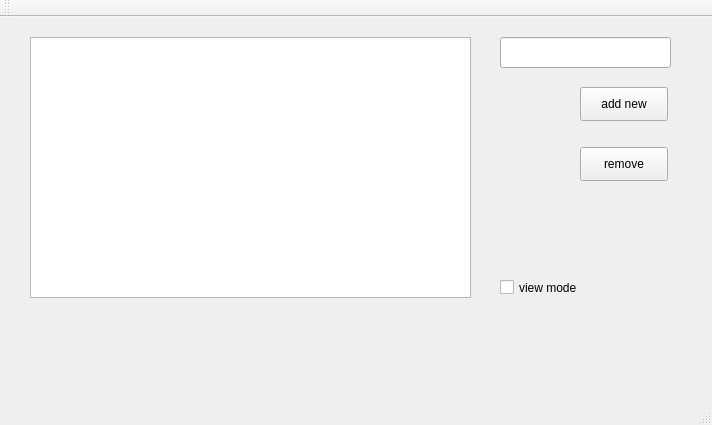
<?xml version="1.0" encoding="UTF-8"?>
<ui version="4.0">
 <class>MainWindow</class>
 <widget class="QMainWindow" name="MainWindow">
  <property name="geometry">
   <rect>
    <x>0</x>
    <y>0</y>
    <width>712</width>
    <height>425</height>
   </rect>
  </property>
  <property name="windowTitle">
   <string>MainWindow</string>
  </property>
  <widget class="QWidget" name="centralWidget">
   <widget class="QListWidget" name="listWidget">
    <property name="geometry">
     <rect>
      <x>30</x>
      <y>20</y>
      <width>441</width>
      <height>261</height>
     </rect>
    </property>
   </widget>
   <widget class="QLineEdit" name="lineEdit_add_new">
    <property name="geometry">
     <rect>
      <x>500</x>
      <y>20</y>
      <width>171</width>
      <height>31</height>
     </rect>
    </property>
   </widget>
   <widget class="QPushButton" name="pushButton_add_new">
    <property name="geometry">
     <rect>
      <x>580</x>
      <y>70</y>
      <width>88</width>
      <height>34</height>
     </rect>
    </property>
    <property name="text">
     <string>add new</string>
    </property>
   </widget>
   <widget class="QPushButton" name="pushButton_remove">
    <property name="geometry">
     <rect>
      <x>580</x>
      <y>130</y>
      <width>88</width>
      <height>34</height>
     </rect>
    </property>
    <property name="text">
     <string>remove</string>
    </property>
   </widget>
   <widget class="QCheckBox" name="checkBox_view_mode">
    <property name="geometry">
     <rect>
      <x>500</x>
      <y>260</y>
      <width>101</width>
      <height>21</height>
     </rect>
    </property>
    <property name="text">
     <string>view mode</string>
    </property>
   </widget>
  </widget>
  <widget class="QMenuBar" name="menuBar">
   <property name="geometry">
    <rect>
     <x>0</x>
     <y>0</y>
     <width>712</width>
     <height>30</height>
    </rect>
   </property>
  </widget>
  <widget class="QToolBar" name="mainToolBar">
   <attribute name="toolBarArea">
    <enum>TopToolBarArea</enum>
   </attribute>
   <attribute name="toolBarBreak">
    <bool>false</bool>
   </attribute>
  </widget>
  <widget class="QStatusBar" name="statusBar"/>
 </widget>
 <layoutdefault spacing="6" margin="11"/>
 <resources/>
 <connections/>
</ui>
